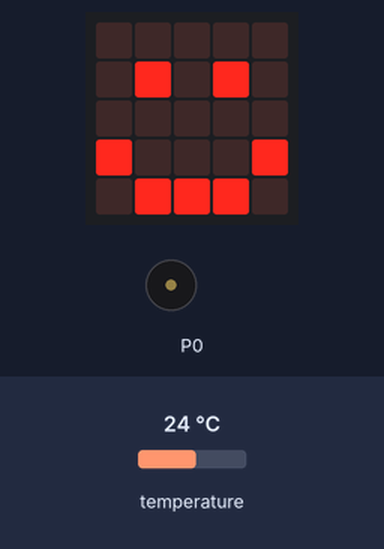
Bench run of a program on a simulated BBC micro:bit running MicroPython. Parts: the board's 5×5 LED display, buzzer (waves = sounding). The test bench sets the inputs (shaded band); at power-on: temperature 24 °C.

Above: at 1.2 s.
1.3 s: temperature set to 29.4 °C
3.2 s: temperature set to 30.4 °C
At 5.3 s:
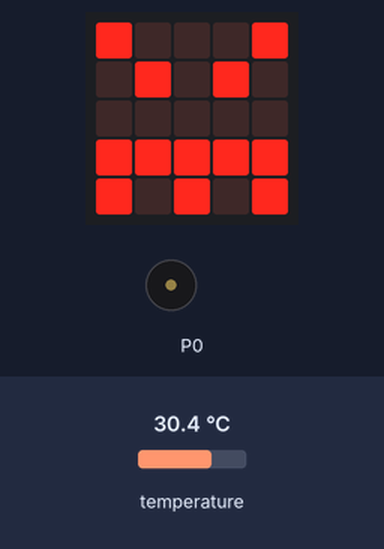
7.3 s: temperature set to 12 °C
At 8.2 s:
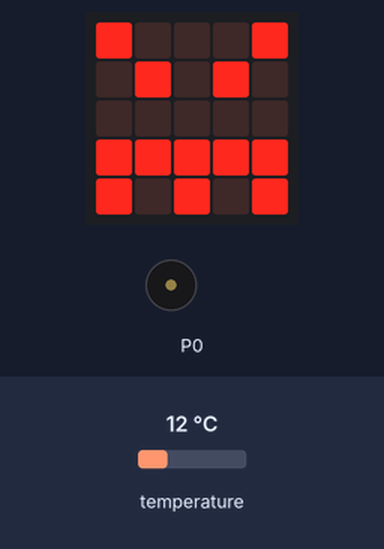
10.0 s: temperature set to 33 °C
At 10.75 s:
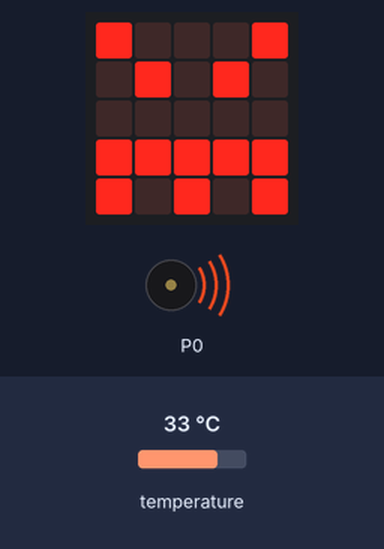
Timing chart, 0 to 15.1 s (numbered marks = the images above; inputs shaded):
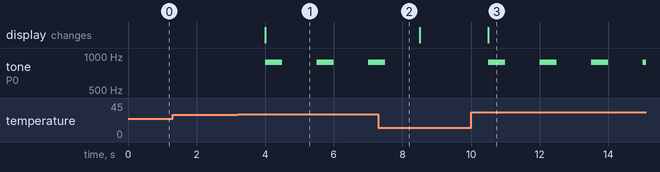

The program:

main.py
```python
from microbit import *
import music

while True:
    if temperature() >= 30:
        display.show(Image.ANGRY)
        music.pitch(880, 500)
    else:
        display.show(Image.HAPPY)
    sleep(1000)
```

Measured:
- the behaviour switches between 29.9 and 30 °C on temperature (found by bisection; images 0 and 1)
- after the input at 1.3 s, every drawn part: stays the same
- after the input at 3.2 s, tone on P0: alternates 880 Hz for 0.50 s and silent for 1.0 s, starting after 0.80 s; the display: changes after 0.80 s (image 1)
- after the input at 7.3 s, tone on P0: goes on until 7.5 s, then stays silent
- after the input at 10.0 s, tone on P0: alternates 880 Hz for 0.50 s and silent for 1.0 s, starting after 0.50 s; the display: changes after 0.50 s (image 3)
